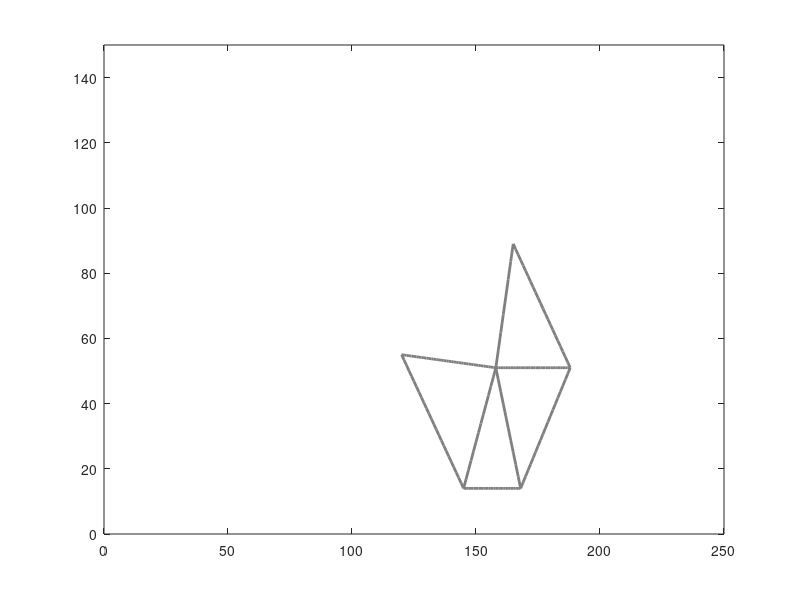

MATLAB code for this plot:
% Arbitrary Obstacle Divided into 4 Triangles
x1 = 120:145;
y1 = ((14-55)/(145-120))*x1 + (55-(120)*(14-55)/(145-120));
x2 = 120:158;
y2 = (51-55)/(158-120)*x2 + (55-(120)*(51-55)/(158-120));
x3 = 145:158;
y3 = ((51-14)/(158-145))*x3 + (14-145*(51-14)/(158-145));
x4 = 145:168;
y4 = 14*ones(size(x4));
x5 = 158:168;
y5 = ((14-51)/(168-158))*x5 + (51-158*(14-51)/(168-158));
x6 = 158:188;
y6 = 51*ones(size(x6));
x7 = 168:188;
y7 = ((51-14)/(188-168))*x7 + (14-168*(51-14)/(188-168));
x8 = 158:165;
y8 = ((89-51)/(165-158))*x8 + (51-158*(89-51)/(165-158));
x9 = 165:188;
y9 = ((51-89)/(188-165))*x9 + (89-165*(51-89)/(188-165));

plot(x1,y1,'Color',[0.5 0.5 0.5],'LineWidth',2)
hold on
plot(x2,y2,'Color',[0.5 0.5 0.5],'LineWidth',2)
plot(x3,y3,'Color',[0.5 0.5 0.5],'LineWidth',2)
plot(x4,y4,'Color',[0.5 0.5 0.5],'LineWidth',2)
plot(x5,y5,'Color',[0.5 0.5 0.5],'LineWidth',2)
plot(x6,y6,'Color',[0.5 0.5 0.5],'LineWidth',2)
plot(x7,y7,'Color',[0.5 0.5 0.5],'LineWidth',2)
plot(x8,y8,'Color',[0.5 0.5 0.5],'LineWidth',2)
plot(x9,y9,'Color',[0.5 0.5 0.5],'LineWidth',2)
axis([0 250 0 150])
hold off